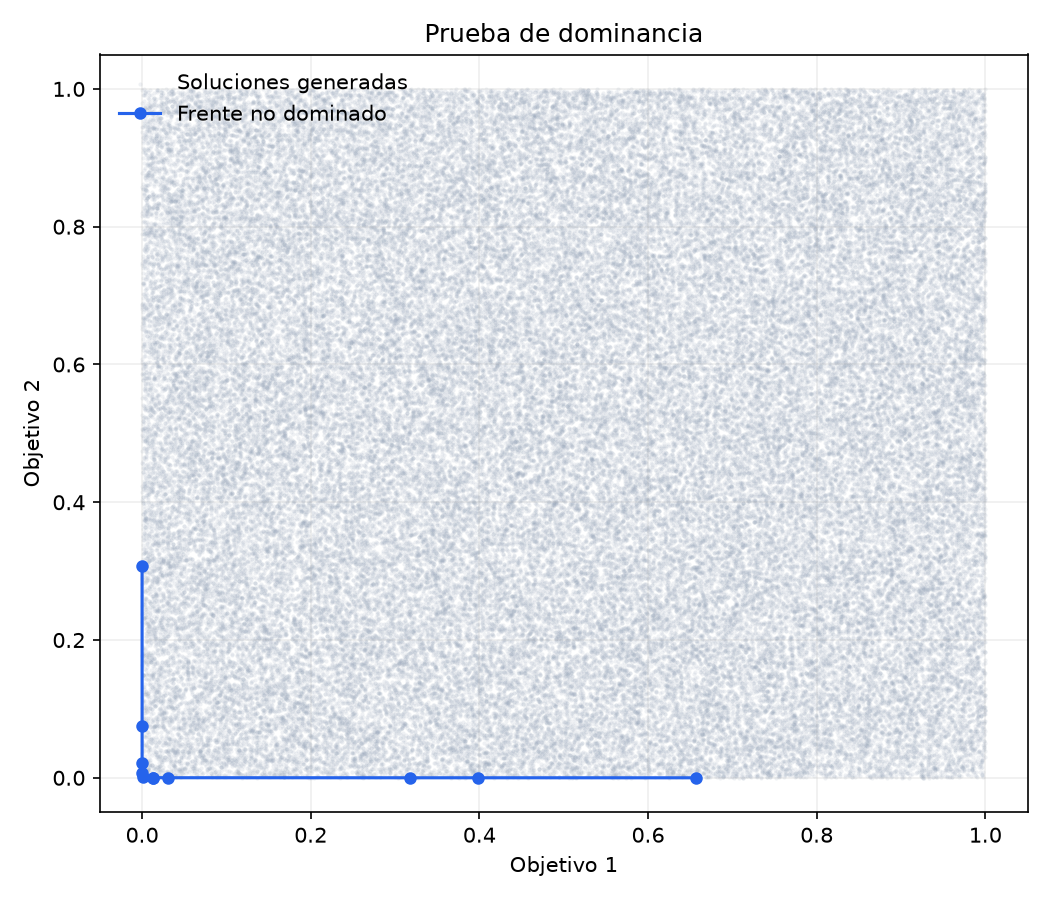

Reproduce this figure in Python.
import random
import matplotlib.pyplot as plt


def dominancia(a, b):
    bandera = 0
    i = 0
    while i < len(a) and a[i] <= b[i]:
        if a[i] < b[i]:  # minimizar
            bandera = 1  # mejor en algun objetivo
        i += 1

    if bandera == 1 and i >= len(a):  # aqui se cumple porque i termina en i=len(a)
        return True
    else:
        return False  # compare


def agrega(a, arreglo):
    dominado = False
    for x in range(len(a)):
        if dominancia(a[x], arreglo):
            dominado = True

    if not dominado:
        x = 0
        while x < len(a):
            if dominancia(arreglo, a[x]):
                a.pop(x)
            else:
                x += 1
        a.append(list(arreglo))



if __name__ == "__main__":
    print("Prueba de dominancia")
    archivo = []
    todos = []
    for x in range(100000):
        tempsol = [random.random(), random.random()]
        todos.append(tempsol)
        agrega(archivo, tempsol)

    for x in range(len(archivo)):
        print(archivo[x][0], archivo[x][1])

    archivo.sort(key=lambda p: p[0])

    fig, ax = plt.subplots(figsize=(7, 6))
    ax.scatter(
        [p[0] for p in todos], [p[1] for p in todos],
        s=4, alpha=0.15, color="#94a3b8", linewidths=0, label="Soluciones generadas",
    )
    ax.plot(
        [p[0] for p in archivo], [p[1] for p in archivo],
        color="#2563eb", linewidth=1.5, marker="o", markersize=5,
        label="Frente no dominado",
    )
    ax.set_xlabel("Objetivo 1")
    ax.set_ylabel("Objetivo 2")
    ax.set_title("Prueba de dominancia")
    ax.grid(True, alpha=0.2)
    ax.legend(frameon=False)
    fig.tight_layout()
    fig.savefig("dominancia.png", dpi=150)
    plt.show()
